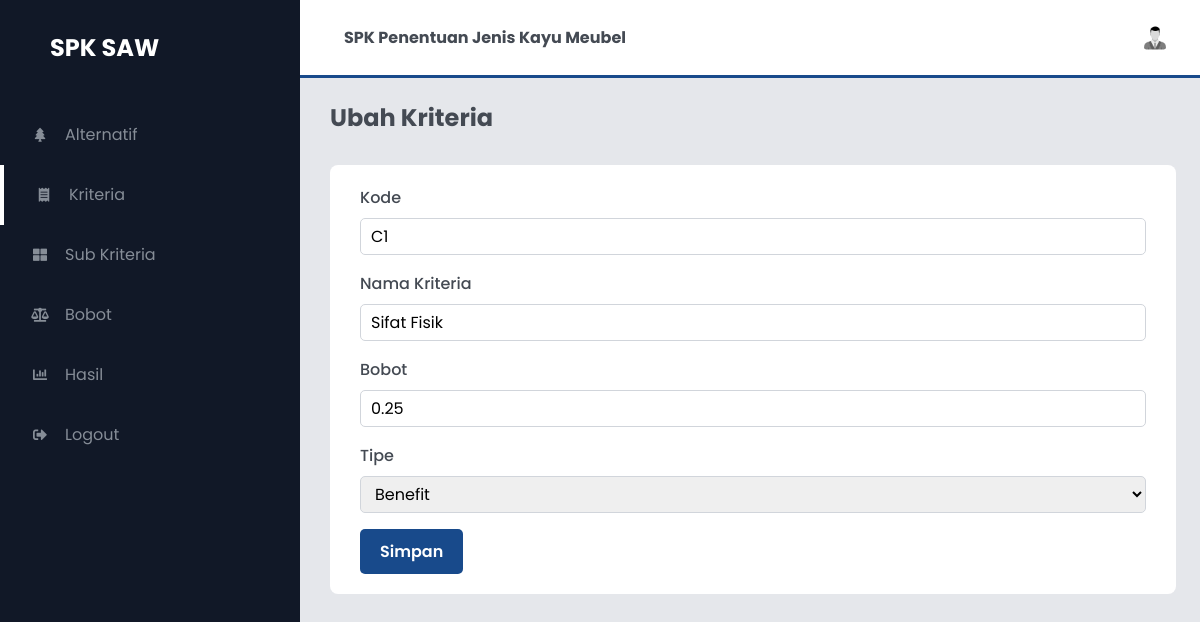
/kriteria_ubah.php?id=1 (signed in), run on the app's committed database.
### tables this page shows
CREATE TABLE `kriteria` (
  `id_kriteria` int(3) NOT NULL,
  `kode_kriteria` varchar(11) NOT NULL,
  `nama_kriteria` varchar(30) NOT NULL,
  `bobot` float NOT NULL,
  `tipe` varchar(100) NOT NULL
);

### kriteria_ubah.php (the view, shortened to what this page needs)
<?php include 'components/head.php'; ?>
<body>
<?php include 'components/sidebar.php'; ?>
    <section id="interface">
<?php include 'components/navbar.php'; ?>
        <h3 class="i-name">
            Ubah Kriteria
        </h3>
        <?php
            $id=htmlspecialchars(@$_GET['id']);
            $tipe=array("Benefit","Cost");
            $query="SELECT * FROM kriteria WHERE id_kriteria='$id'";
            $execute=$conn->query($query);
            if ($execute->num_rows > 0){
                $data=$execute->fetch_array(MYSQLI_ASSOC);
            }else{
                header('location: index.php');
            }
        ?>
        <div class="card">
            <form id="form" action="proses/ubah.php" method="post">
                <div class="input-group">
                    <label for="kode_kriteria">Kode</label>
                    <input type="text" class="input-custom" name="kode_kriteria" id="kode_kriteria" placeholder="Masukkan kode" value="<?= $data['kode_kriteria'] ?>" required>
                </div>
                <div class="input-group">
                    <label for="nama_kriteria">Nama Kriteria</label>
                    <input type="text" class="input-custom" name="nama_kriteria" id="nama_kriteria" placeholder="Masukkan nama kriteria" value="<?= $data['nama_kriteria'] ?>" required>
                </div>
                <div class="input-group">
                    <label for="bobot">Bobot</label>
                    <input type="number" step="any" class="input-custom" name="bobot" id="bobot" placeholder="Masukkan bobot" value="<?= $data['bobot'] ?>" required>
                </div>
                <div class="input-group">
                    <label for="tipe">Tipe</label>
                    <select class="input-custom" name="tipe" id="tipe">
                        <?php
                            foreach ($tipe as $tp){
                                if ($tp == $data['tipe']){
                                    $selected="selected";
                                }else{
                                    $selected=null;
                                }
                                echo"<option $selected value=\"$tp\">$tp</option>";
                            }
                        ?>
                    </select>
                </div>
                <button type="submit" id="buttonsimpan" class="btn btn-primary">Simpan</button>
            </form>
        </div>
    </section>
</body>
</html>

### assets/css/style.css (style rules this page uses)
* { margin: 0; padding: 0; box-sizing: border-box; font-family: 'Poppins', sans-serif; }
body { width: 100%; background: #E5E7EB; position: relative; display: flex; }
#interface { width: calc(100% - 300px); margin-left: 300px; position: relative; }
.i-name { color: #444a53; padding: 30px 30px 0 30px; font-size: 24px; font-weight: 700; margin-top: 70px; }
.btn { align-items: center; border: none; border-radius: 5px; box-sizing: border-box; color: #ffffff; cursor: pointer; display: inline-flex; font-size: 16px; font-weight: 600; justify-content: center; line-height: 20px; max-width: 480px; min-height: 45px; min-width: 0px; overflow: hidden; padding: 0px 20px; text-align: center; touch-action: manipulation; transition: background-color 0.167s cubic-bezier(0.4, 0, 0.2, 1) 0s, box-shadow 0.167s cubic-bezier(0.4, 0, 0.2, 1) 0s, color 0.167s cubic-bezier(0.4, 0, 0.2, 1) 0s; user-select: none; -webkit-user-select: none; vertical-align: middle; }
.btn-primary { background-color: #184a8b; }
.card { width: 94%; margin: 30px 0 30px 30px; padding: 20px 30px; overflow: auto; background: #fff; border-radius: 8px; }
.input-group { margin-bottom: 16px; }
label { color: #444a53; font-weight: 500; display: inline-block; margin-bottom: 8px; }
.input-custom { border: solid 1px #BDC3C7; outline: none; font-size: 16px; --tw-border-opacity: 1; border-color: rgba(209, 213, 219, var(--tw-border-opacity)); width: 100%; padding: 5px 10px; border-radius: 5px; display: flex; justify-content: flex-start; align-items: center; }

### data on the page
kriteria: kode_kriteria "C1", nama_kriteria "Sifat Fisik", bobot "0.25"

### other printed values
form field tipe "Benefit"
